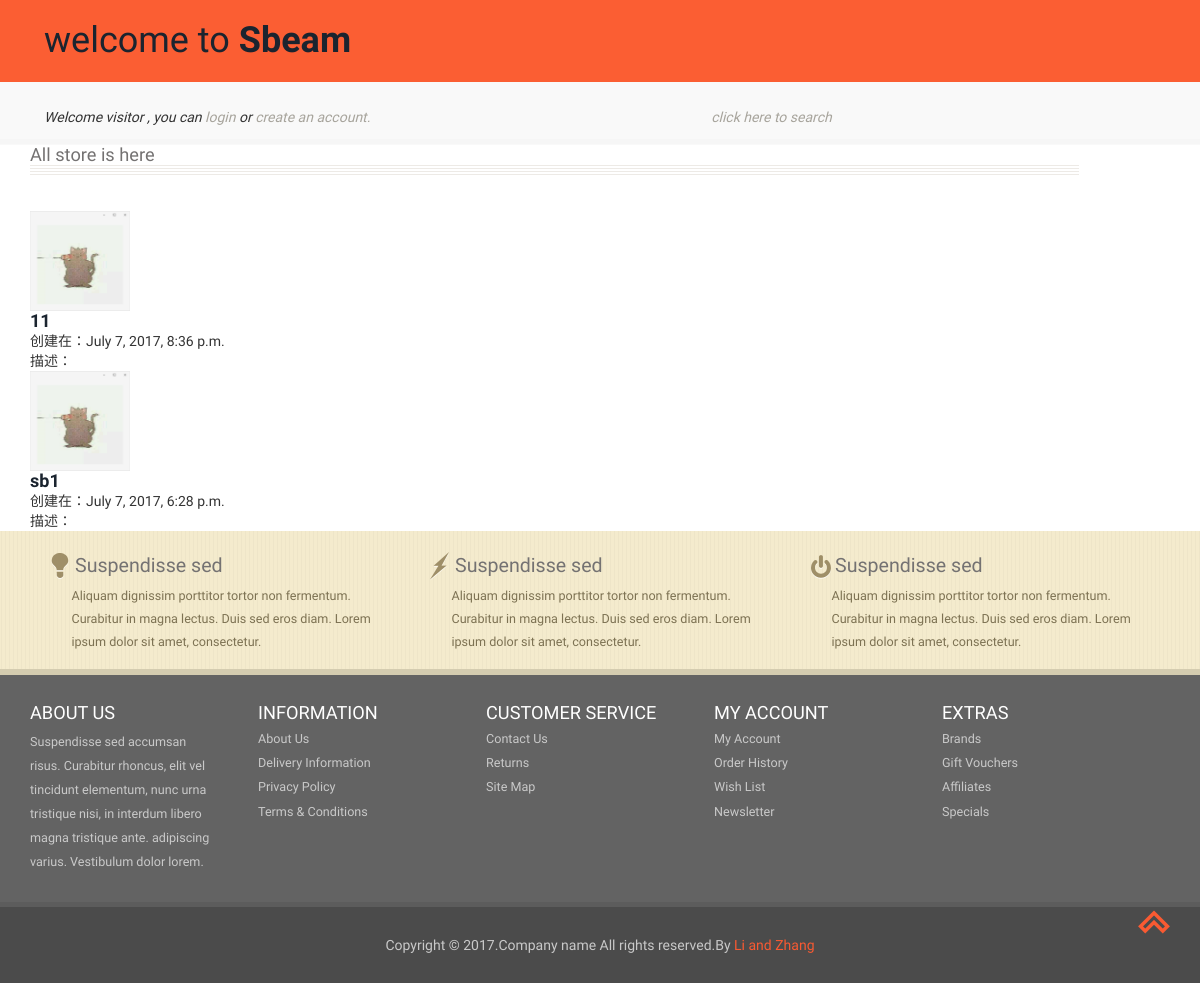
Page /store/list_store/ on the earlier database version.
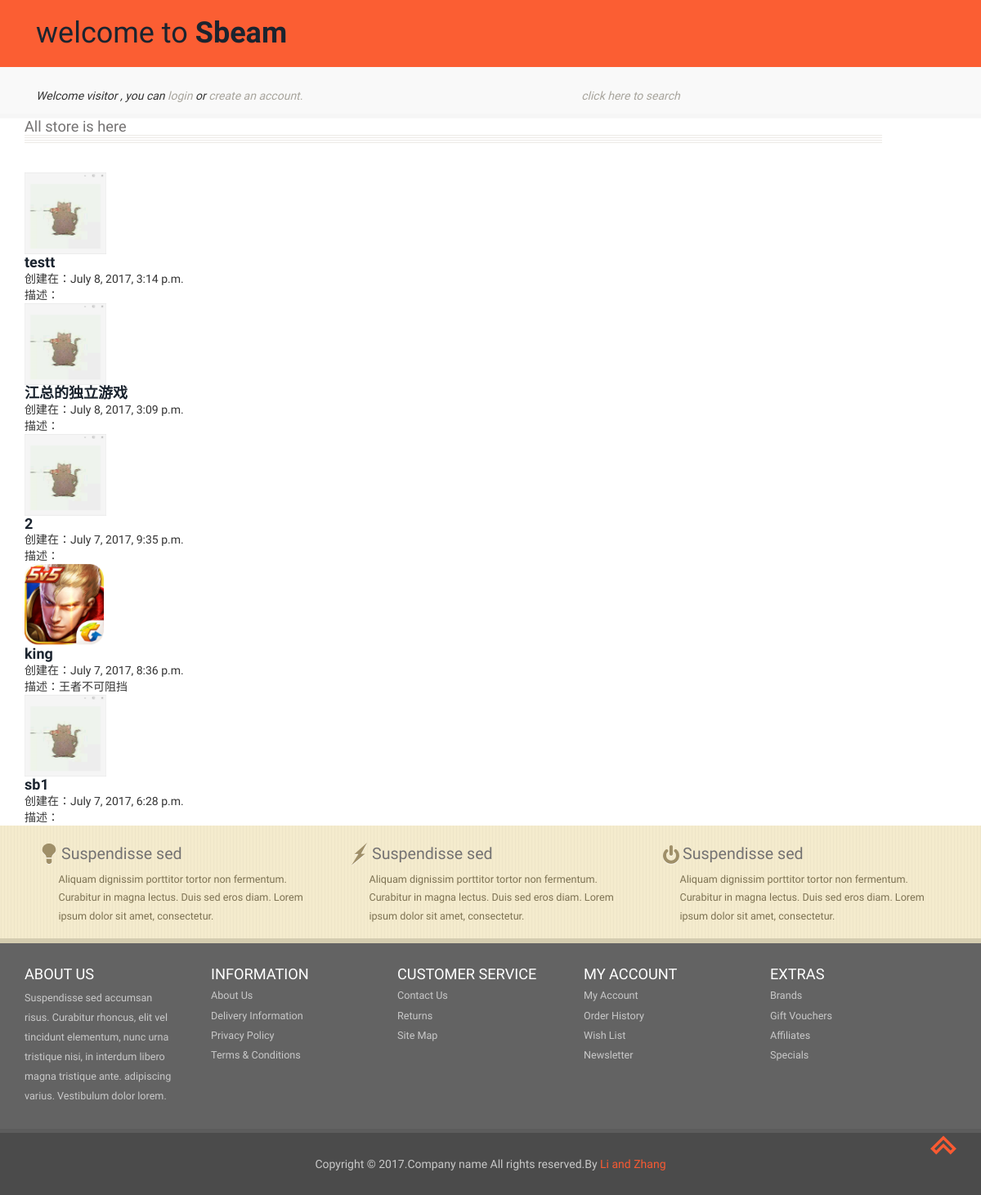
Same page on the later database version.
### store/models.py (models this page shows, shortened)
class Store(models.Model):
    user = models.OneToOneField(settings.AUTH_USER_MODEL, related_name='store')
    name = models.CharField(max_length=10)
    slug = models.SlugField(max_length=200, db_index=True, unique=True)
    photo = models.ImageField(upload_to='images/%Y/%m/%d',blank=True)
    description = models.TextField(blank=True)
    money = models.PositiveIntegerField(default=1000)
    created = models.DateTimeField(auto_now_add=True, db_index=True)
    category_show = models.PositiveIntegerField(default=0)
    sort_created = models.BooleanField(default=False)#false 排
    sort_price = models.BooleanField(default=False)
    sort_name = models.BooleanField(default=False)
    sort_volume = models.BooleanField(default=False)
    order_created = models.BooleanField(default=False)#false 是从低到高
    order_price = models.BooleanField(default=False)
    order_name = models.BooleanField(default=False)
    order_volume = models.BooleanField(default=False)
    class Meta:
        ordering=['-created']
    def get_list_product_url(self):
        self.category_show = 0
        self.save()
        return reverse('list_product', args=[self.slug])

### store/store_views.py (the view)
def list_store(request):
    stores = Store.objects.exclude(products=None)
    return render(request,'store/list_store.html', {'stores':stores})

### store/templates/store/list_store.html
{% extends 'store_base.html' %}
{% load static %}
{% block content %}
<h2 class="account-in"> All store is here </h2>
<div id="main" class="store-list">
  {% for store in stores %}
    <div class="item">
      <img width="100" height="100" src="{% if store.photo %}{{ store.photo.url }}{% else %}{% static 'img/no_image.png' %}{% endif %}">
      <a href="{{store.get_list_product_url}}"><h4><strong>{{store.name}}</strong></h4></a>
      <p>创建在：{{store.created}}</p>
      <p>描述：{{store.description}}</p>
    </div>
  {% endfor %}
</div>
{% endblock %}

### store/templates/store_base.html (shortened to what this page needs)
<html>
<head>
  {% load static %}
  <link href="{% static 'bootstrap/css/style.css'%}" rel="stylesheet" type="text/css" media="all">
  <link href="{% static 'bootstrap/css/bootstrap.css'%}" rel="stylesheet" type="text/css" media="all">
  <link href="css/style.css" rel="stylesheet" type="text/css" media="all">
</head>
<body>
  <div class="header">
    <div class="header-top">
      <div class="container">
        <div class="header-top-in">
          <div class="logo">
            <a href= "{% url 'index' %}">
              <h1>welcome to <strong>Sbeam</strong></h1>
            </a>
          </div>
          <div class="clearfix"> </div>
        </div>
      </div>
    </div>
    <div class="header-bottom-in">
      <div class="container">
        <div class="header-bottom-on">
          <p class="wel">
            {% if user.is_authenticated %}
            Welcome {{user.username}}, click to <a href="{% url 'logout_user' %}">logout</a>
            {% else %}
            Welcome visitor , you can <a href="{% url 'login_user' %}">login</a> or <a href="{% url 'register_user' %}">create an account.</a>
            {% endif %}
          </p>
          <div class="header-can">
             <p class="wel"> <a href="{% url 'search_index'%}">click here to search </a></p>
            <div class="clearfix"> </div>
          </div>
          <div class="clearfix"></div>
        </div>
      </div>
    </div>
  </div>
  <div class="container">
    <section id="content">{% block content %}{% endblock %}</section>
  </div>
  <div class="footer">
    <div class="footer-top">
      <div class="container">
        <div class="col-md-4 footer-in">
          <h4><i> </i>Suspendisse sed</h4>
          <p>Aliquam dignissim porttitor tortor non fermentum. Curabitur in magna lectus. Duis sed eros diam. Lorem ipsum dolor sit amet, consectetur.</p>
        </div>
        <div class="col-md-4 footer-in">
          <h4><i class="cross"> </i>Suspendisse sed</h4>
          <p>Aliquam dignissim porttitor tortor non fermentum. Curabitur in magna lectus. Duis sed eros diam. Lorem ipsum dolor sit amet, consectetur.</p>
        </div>
        <div class="col-md-4 footer-in">
          <h4><i class="down"> </i>Suspendisse sed</h4>
          <p>Aliquam dignissim porttitor tortor non fermentum. Curabitur in magna lectus. Duis sed eros diam. Lorem ipsum dolor sit amet, consectetur.</p>
        </div>
        <div class="clearfix"></div>
      </div>
    </div>
    <div class="footer-middle">
      <div class="container">
        <div class="footer-middle-in">
          <h6>About us</h6>
          <p>Suspendisse sed accumsan risus. Curabitur rhoncus, elit vel tincidunt elementum, nunc urna tristique nisi, in interdum libero magna tristique ante. adipiscing varius. Vestibulum dolor lorem.</p>
        </div>
        <div class="footer-middle-in">
          <h6>Information</h6>
          <ul>
            <li>
              <a href="#">About Us</a>
            </li>
            <li>
              <a href="#">Delivery Information</a>
            </li>
            <li>
              <a href="#">Privacy Policy</a>
            </li>
            <li>
              <a href="#">Terms &amp; Conditions</a>
            </li>
          </ul>
        </div>
        <div class="footer-middle-in">
          <h6>Customer Service</h6>
          <ul>
            <li>
              <a href="#">Contact Us</a>
            </li>
            <li>
              <a href="#">Returns</a>
            </li>
            <li>
              <a href="#">Site Map</a>
            </li>
          </ul>
        </div>
        <div class="footer-middle-in">
          <h6>My Account</h6>
          <ul>
            <li>
              <a href="#">My Account</a>
            </li>
            <li>
              <a href="#">Order History</a>
            </li>
            <li>
              <a href="#">Wish List</a>
            </li>
            <li>
              <a href="#">Newsletter</a>
            </li>
          </ul>
        </div>
        <div class="footer-middle-in">
          <h6>Extras</h6>
          <ul>
            <li>
              <a href="#">Brands</a>
            </li>
            <li>
              <a href="#">Gift Vouchers</a>
            </li>
            <li>
              <a href="#">Affiliates</a>
            </li>
            <li>
              <a href="#">Specials</a>
            </li>
          </ul>
        </div>
        <div class="clearfix"></div>
      </div>
    </div>
    <p class="footer-class">Copyright © 2017.Company name All rights reserved.By
      <a href="http://www.736891410.qqzone.com/" target="_blank" title="模板之家">Li and Zhang</a>
    </p>
    <a href="#" id="toTop" style="display: block;"> </a>
  </div>
</body>
</html>

Differences in the rows shown:
added Store: name "testt", created "July 8, 2017, 3:14 p.m."
added Store: name "江总的独立游戏", created "July 8, 2017, 3:09 p.m."
added Store: name "2", created "July 7, 2017, 9:35 p.m."
changed Store: photo: picture added in place of a placeholder; name "11" → "king"; description (not shown) → "王者不可阻挡"
